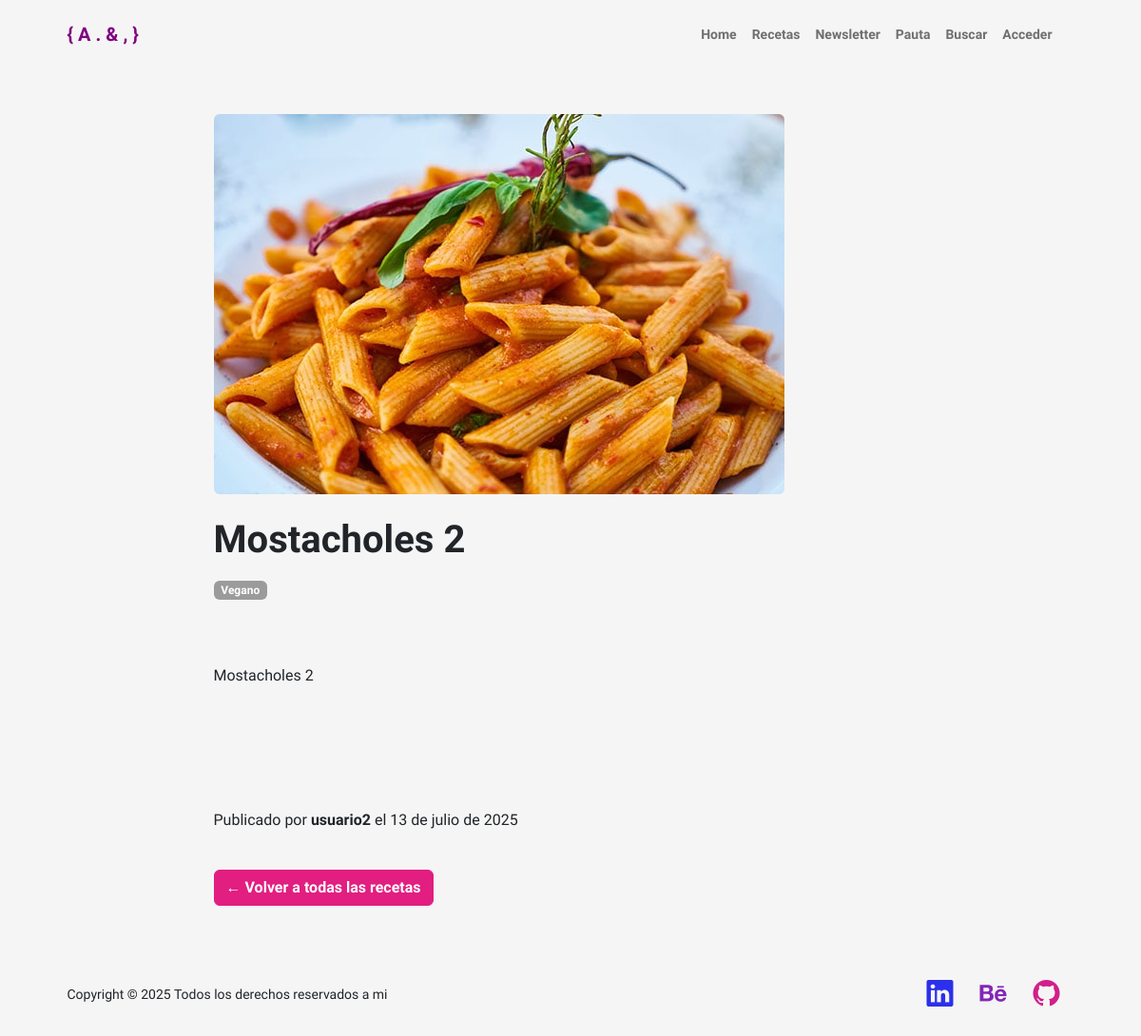
Page /receta/31/ on the committed database.
### portfolio/models.py (models this page shows, shortened)
class Receta(models.Model):
    titulo = models.CharField(max_length=100)
    foto = models.ImageField(upload_to='recetas/', null=True, blank=True)
    categorias = models.ManyToManyField('Categorias', blank=True)
    receta = RichTextField(blank=False)
    fecha = models.DateField(default=timezone.now)  # <-- FECHA
    autor = models.ForeignKey(User, on_delete=models.CASCADE)  # <-- AUTOR

class Categorias(models.Model):
    nombre = models.CharField(max_length=50, unique=True)

### portfolio/views.py (the view)
# urls.py: path("receta/<int:pk>/", views.detalle_receta, name="detalle_receta"), # RECETAS INDIVIDUALES
def detalle_receta(request, pk):
    receta = get_object_or_404(Receta, pk=pk)
    return render(request, 'portfolio/detalle_receta.html', {'receta': receta})

### portfolio/templates/portfolio/detalle_receta.html (shortened to what this page needs)
{% extends 'portfolio/padre.html' %}
{% load static %}
{% block contenido %}
<div class="container py-5">
    <div class="row justify-content-center">
        <div class="col-lg-8">
            {% if receta.foto %}
                <img src="{{ receta.foto.url }}" class="img-fluid mb-4 rounded" alt="{{ receta.titulo }}">
            {% endif %}
            <h1 class="mb-3 fw-bolder">{{ receta.titulo }}</h1>
            {% if receta.categorias.all %}
                <div class="mt-2">
                    {% for categoria in receta.categorias.all %}
                        <span class="badge bg-secondary me-1 mb-1" style="background-color: #9b9b9b !important;">{{ categoria.nombre }}</span>
                    {% endfor %}
                </div>
            {% endif %}
            <div class="my-4">
                <div class="ck-content" style="margin-top: 4rem;">{{ receta.receta|safe }}</div>
            </div>
            <div style="margin-top: 8rem;">
                <p>Publicado por <span style="font-weight: 700;">{{ receta.autor }} </span>el {{ receta.fecha }}</p>
            </div>
            <a href="{% url 'recetas' %}" class="btn btn-secondary mt-4 text-white fw-bold">← Volver a todas las recetas</a>
        </div>
    </div>
</div>
{% endblock %}

### rows in the picture
Receta: foto (picture), titulo "Mostacholes 2", receta "Mostacholes 2", autor "usuario2", fecha "13 de julio de 2025"
Categorias: nombre "Vegano"
